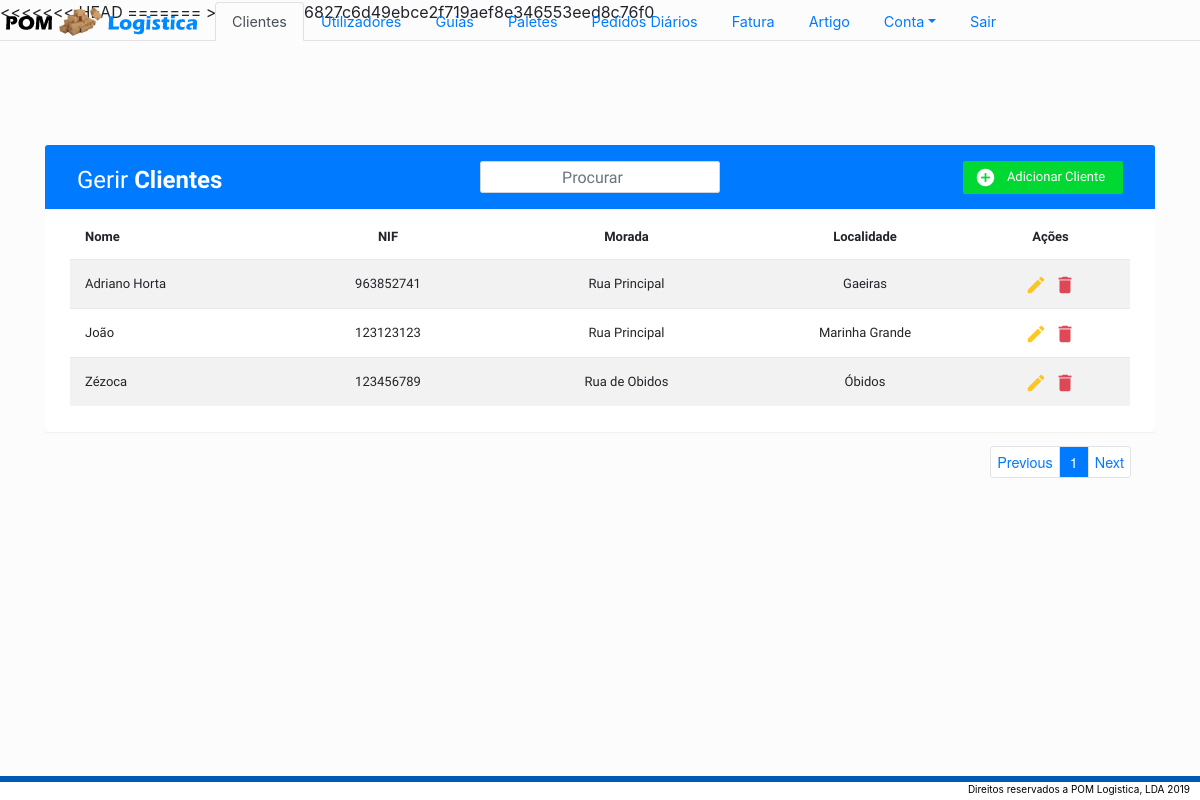
Screenshot of /Admin/Listagens/Listar_clientes.php with the database file from the repository.
### tables this page shows
CREATE TABLE `cliente` (
  `id` int(11) NOT NULL,
  `nome` text NOT NULL,
  `nif` int(9) NOT NULL,
  `morada` text NOT NULL,
  `localidade` text NOT NULL
);

### Admin/Listagens/Listar_clientes.php (the view, shortened to what this page needs)
<!DOCTYPE html>
<html lang=pt dir="ltr">
<head>
    <link rel="stylesheet" href="https://stackpath.bootstrapcdn.com/bootstrap/4.3.1/css/bootstrap.min.css">
    <link rel="stylesheet" href="\POM-Logistica\styles\table.min.css">
    <link rel="stylesheet" href="https://cdn.datatables.net/1.10.19/css/dataTables.bootstrap4.min.css">
    <link rel="stylesheet" href="https://cdn.datatables.net/buttons/1.5.6/css/buttons.bootstrap4.min.css">
</head>
<body>
    <form style="font-family: 'Varela Round', sans-serif; font-size:13px" action="/POM-Logistica/Admin/Listagens/Listar_clientes.php" method="post" novalidate>
        <div class="container">
            <div class="table-wrapper" style="margin-top:5rem">
                <div class="table-title" style="background-color:#007bff; z-index:0">
                    <h2 style="position:absolute; margin-top:-0.7rem">Gerir <b>Clientes</b></h2>
                    <input type="search" z-index="500" class="form-control mobileSearch desktopSearch" placeholder="Procurar" id="searchbox">
                    <a href="#addEmployeeModal" class="btn btn-success mobileAdd desktopAdd" data-toggle="modal"><i class="material-icons">&#xE147;</i></a>
                </div>
                <div class="mobileTable">
                    <table style="margin-left:auto; margin-right:auto;" class="table table-striped table-hover" id="myTable">
                        <thead>
                            <tr>
                                <th style="width:20%;">Nome</th>
                                <th style="width:20%; text-align:center">NIF</th>
                                <th style="width:20rem; text-align:center">Morada</th>
                                <th style="width:21%; text-align:center">Localidade</th>
                                <th style="width:14%; text-align:center">Ações</th>
                            </tr>
                        </thead>
                        <tbody>
                            <?php
                            $dados = mysqli_query($conn, "SELECT * FROM cliente");
                            foreach ($dados as $eachRow) {
                                $buscaId = $eachRow['id'];
                                $nome = $eachRow['nome'];
                                $nif = $eachRow['nif'];
                                $morada = $eachRow['morada'];
                                $localidade = $eachRow['localidade'];
                                echo '<tr class="table-row" data-value="' . $buscaId . '">';
                                echo '<td data-toggle="modal" data-target="#modalDetails" style="width:20%"> ' . $nome . '</td>';
                                echo '<td data-toggle="modal" data-target="#modalDetails" style="width:20%; text-align:center"> ' . $nif . '</td>';
                                echo '<td data-toggle="modal" data-target="#modalDetails" style="width:20rem; text-align:center"> ' . $morada . '</td>';
                                echo '<td data-toggle="modal" data-target="#modalDetails" style="width:20%; text-align:center"> ' . $localidade . '</td>';
                                echo '<td style="width:15%; text-align:center">';
                                ?>
                                <button type="button" style="width:1px; height:1.5rem; color:#ffc107;" value="<?php echo $buscaId ?>" name="teste4" id="teste4" href="#editEmployeeModal" class="btn" data-toggle="modal"><i class="material-icons" style="margin-left:-11px; margin-top:-15px" data-toggle="tooltip" title="Editar">&#xE254;</i></button>
                                <button type="button" style="width:1px; height:1.5rem;" class="btn" value="<?php echo $buscaId ?>" name="teste2" id="teste2" data-toggle="modal" data-target="#deleteEmployeeModal"><i class="material-icons" style="color:#dc3545; margin-left:-11px; margin-top:-15px" data-toggle="tooltip" title="Apagar">&#xE872;</i></button>
                                <?php '</td>';
                                echo '</tr>';
                            }
                            ?><div id="Testeeee"></div>
                        </tbody>
                    </table>
                </div>
            </div>
        </div>
    </form>
</body>
</html>

### styles/style.css (style rules this page uses)
body, html { height: 100%; }

### styles/style3.css (style rules this page uses)
.container { margin-top: 10px; }
::placeholder { text-align: center; }

### Navbar/navbarAdmin.php (style rules this page uses)
body { background-color: #fcfcfc; }

### Admin/Listagens/Listar_clientes.php (style rules this page uses)
body { background-color: #fcfcfc !important; }
.btn-success { background-color: #01d932; }
.table-row { cursor: pointer; }
.table thead th { vertical-align: bottom; border-bottom: 0px solid #dee2e6; border-top: 0px solid #dee2e6; }
.table-title { margin: -20px -25px 0px !important; padding: 32px; }
@media only screen and (min-width: 768px) { .desktopSearch { text-align: left; width: 15rem; height: 2rem; position: relative; margin-top: -1rem; border-radius: 2px; margin-left: auto; margin-right: auto; } }
@media only screen and (min-width: 768px) { .desktopAdd { position: relative; margin-top: -2rem; width: 10rem; float: right; } }
@media only screen and (min-width: 768px) { .desktopAdd:before { content: 'Adicionar Cliente'; } }
@media only screen and (min-width: 768px) { .table-title { max-height: 2rem !important; } }

### rows the page displays
cliente: $buscaId 5 (drawn), nome "Adriano Horta", nif "963852741", morada "Rua Principal", localidade "Gaeiras"
cliente: $buscaId 6 (drawn), nome "João", nif "123123123", morada "Rua Principal", localidade "Marinha Grande"
cliente: $buscaId 7 (drawn), nome "Zézoca", nif "123456789", morada "Rua de Obidos", localidade "Óbidos"
